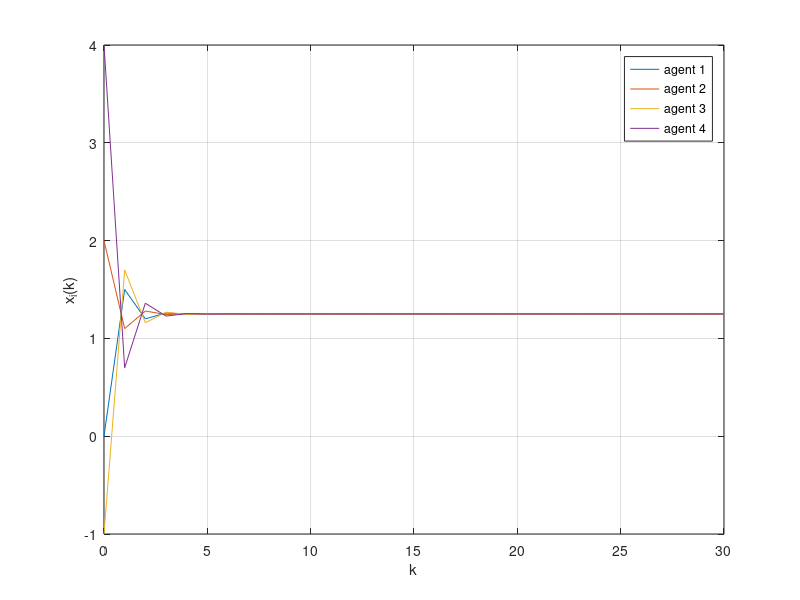

The MATLAB script that drew this image:
N = 4;
L = N * eye(N) - ones(N);  % Laplacian for complete graph
alpha = 0.3;
P = eye(N) - alpha * L;

x = [0; 2; -1; 4];  % initial state
T = 30;
history = zeros(N, T + 1);
history(:, 1) = x;

for k = 1:T
    x = P * x;
    history(:, k + 1) = x;
end

disp('Final state:');
disp(x);
disp('Average of initial states:');
disp(mean(history(:, 1)));

% Plot trajectories
figure;
plot(0:T, history);
xlabel('k');
ylabel('x_i(k)');
legend('agent 1', 'agent 2', 'agent 3', 'agent 4');
grid on;
      
